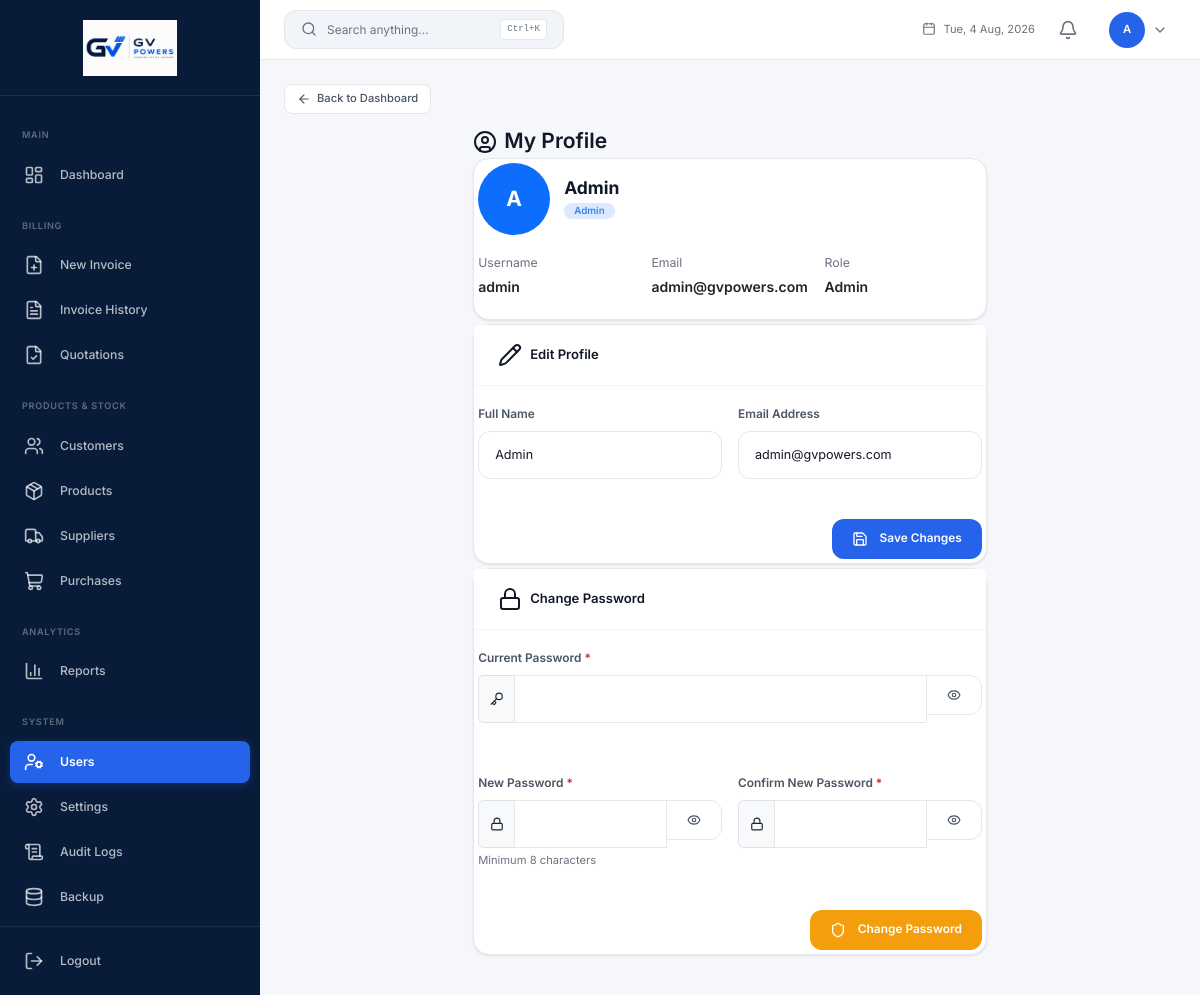
Screenshot of /profile (signed in) with the database file from the repository.
### app.py (models this page shows, shortened)
class User(UserMixin, db.Model):
    __tablename__ = 'users'
    id = db.Column(db.Integer, primary_key=True)
    username = db.Column(db.String(80), unique=True, nullable=False)
    email = db.Column(db.String(120), unique=True, nullable=False)
    password_hash = db.Column(db.String(256), nullable=False)
    full_name = db.Column(db.String(120), nullable=False)
    role = db.Column(db.String(20), default='staff')
    is_active = db.Column(db.Boolean, default=True)
    last_login = db.Column(db.DateTime)
    created_at = db.Column(db.DateTime, default=datetime.utcnow)
    updated_at = db.Column(db.DateTime, default=datetime.utcnow, onupdate=datetime.utcnow)
    @property
    def is_admin(self): return self.role == 'admin'

### app.py (the view)
@app.route('/profile', methods=['GET', 'POST'])
@login_required
def profile():
    user = db.session.get(User, current_user.id)
    if request.method == 'POST':
        user.full_name = request.form.get('full_name', user.full_name); user.email = request.form.get('email', user.email)
        pw = request.form.get('new_password', '').strip()
        if pw: user.set_password(pw)
        db.session.commit(); flash('Profile updated.', 'success'); return redirect(url_for('profile'))
    return render_template('admin/profile.html', user=user)

### app.py (called while the page is built)
def login_required(f):
    @wraps(f)
    def decorated(*args, **kwargs):
        if not current_user.is_authenticated: flash('Please log in.', 'warning'); return redirect(url_for('login'))
        return f(*args, **kwargs)
    return decorated

@app.before_request
def enforce_role_permissions():
    if not current_user.is_authenticated:
        return
    if current_user.is_admin:
        return
    ep = request.endpoint or ''
    if ep in SALES_ENDPOINTS or ep.startswith('static'):
        return
    flash('You do not have permission to access this page.', 'danger')
    return redirect(url_for('dashboard'))

### templates/admin/profile.html (shortened to what this page needs)
{% extends "layouts/admin_layout.html" %}
{% block back_link %}
<a href="{{ url_for('dashboard') }}" class="ih-back-link"><i data-lucide="arrow-left"></i> Back to Dashboard</a>
{% endblock %}
{% block content %}
<div class="row justify-content-center">
  <div class="col-lg-8 col-xl-7">
    <div class="d-flex align-items-center mb-4">
      <h4 class="mb-0"><i data-lucide="user-circle" class="me-2"></i>My Profile</h4>
    </div>
    <div class="card mb-4">
      <div class="card-body p-4">
        <div class="d-flex align-items-center mb-4">
          <div class="rounded-circle bg-primary d-flex align-items-center justify-content-center me-3" style="width:72px;height:72px;flex-shrink:0;">
            <span class="text-white fw-bold" style="font-size:1.5rem;">{{ (current_user.full_name or current_user.username)[0]|upper }}</span>
          </div>
          <div>
            <h5 class="fw-bold mb-0">{{ current_user.full_name or current_user.username }}</h5>
            <span class="badge badge-info mt-1">{{ current_user.role | capitalize }}</span>
          </div>
        </div>
        <div class="row g-3">
          <div class="col-sm-4">
            <small class="text-muted d-block mb-1">Username</small>
            <span class="fw-semibold">{{ current_user.username }}</span>
          </div>
          <div class="col-sm-4">
            <small class="text-muted d-block mb-1">Email</small>
            <span class="fw-semibold">{{ current_user.email or 'Not set' }}</span>
          </div>
          <div class="col-sm-4">
            <small class="text-muted d-block mb-1">Role</small>
            <span class="fw-semibold">{{ current_user.role | capitalize }}</span>
          </div>
        </div>
      </div>
    </div>
    <div class="card mb-4">
      <div class="card-header">
        <i data-lucide="pencil"></i>
        <span>Edit Profile</span>
      </div>
      <div class="card-body p-4">
        <form method="POST" action="{{ url_for('profile') }}">
          <div class="row g-3">
            <div class="col-md-6">
              <div class="form-group">
                <label class="form-label">Full Name</label>
                <input type="text" class="form-control" name="full_name" value="{{ current_user.full_name or '' }}" required>
              </div>
            </div>
            <div class="col-md-6">
              <div class="form-group">
                <label class="form-label">Email Address</label>
                <input type="email" class="form-control" name="email" value="{{ current_user.email or '' }}">
              </div>
            </div>
          </div>
          <div class="d-flex justify-content-end mt-4">
            <button type="submit" class="btn btn-primary">
              <i data-lucide="save" class="me-1"></i> Save Changes
            </button>
          </div>
        </form>
      </div>
    </div>
    <div class="card">
      <div class="card-header">
        <i data-lucide="lock"></i>
        <span>Change Password</span>
      </div>
      <div class="card-body p-4">
        <form method="POST" action="{{ url_for('profile') }}">
          <div class="row g-3">
            <div class="col-12">
              <div class="form-group">
                <label class="form-label">Current Password <span class="text-danger">*</span></label>
                <div class="input-group">
                  <span class="input-group-text"><i data-lucide="key" style="width:14px;height:14px;"></i></span>
                  <input type="password" class="form-control" name="current_password" id="currentPassword" required>
                  <button class="btn btn-outline-secondary" type="button" onclick="togglePw('currentPassword', this)">
                    <i data-lucide="eye" style="width:14px;height:14px;"></i>
                  </button>
                </div>
              </div>
            </div>
            <div class="col-md-6">
              <div class="form-group">
                <label class="form-label">New Password <span class="text-danger">*</span></label>
                <div class="input-group">
                  <span class="input-group-text"><i data-lucide="lock" style="width:14px;height:14px;"></i></span>
                  <input type="password" class="form-control" name="new_password" id="newPassword" required minlength="8">
                  <button class="btn btn-outline-secondary" type="button" onclick="togglePw('newPassword', this)">
                    <i data-lucide="eye" style="width:14px;height:14px;"></i>
                  </button>
                </div>
                <div class="form-text">Minimum 8 characters</div>
              </div>
            </div>
            <div class="col-md-6">
              <div class="form-group">
                <label class="form-label">Confirm New Password <span class="text-danger">*</span></label>
                <div class="input-group">
                  <span class="input-group-text"><i data-lucide="lock" style="width:14px;height:14px;"></i></span>
                  <input type="password" class="form-control" name="confirm_password" id="confirmPassword" required minlength="8">
                  <button class="btn btn-outline-secondary" type="button" onclick="togglePw('confirmPassword', this)">
                    <i data-lucide="eye" style="width:14px;height:14px;"></i>
                  </button>
                </div>
              </div>
            </div>
          </div>
          <div class="d-flex justify-content-end mt-4">
            <button type="submit" class="btn btn-warning" id="changePwBtn" onclick="return validatePasswords()">
              <i data-lucide="shield" class="me-1"></i> Change Password
            </button>
          </div>
        </form>
      </div>
    </div>
  </div>
</div>
{% endblock %}

### templates/layouts/admin_layout.html (shortened to what this page needs)
{% extends "base.html" %}
{% block body %}
<div class="app-wrapper">
    <aside class="sidebar" id="sidebar">
        <div class="sidebar-brand">
            <a href="{{ url_for('dashboard') }}" class="brand-icon-link">
                <img src="{{ url_for('static', filename='img/logo/img.png') }}" alt="GV Powers" class="brand-logo">
            </a>
        </div>
        <nav class="sidebar-nav">
            <div class="sidebar-section-title">Main</div>
            <a href="{{ url_for('dashboard') }}" class="nav-link {% if request.endpoint == 'dashboard' %}active{% endif %}" data-tooltip="Dashboard">
                <i data-lucide="layout-dashboard"></i>
                <span class="nav-text">Dashboard</span>
            </a>
            <div class="sidebar-section-title">Billing</div>
            <a href="{{ url_for('new_invoice') }}" class="nav-link {% if request.endpoint == 'new_invoice' %}active{% endif %}" data-tooltip="New Invoice">
                <i data-lucide="file-plus"></i>
                <span class="nav-text">New Invoice</span>
            </a>
            <a href="{{ url_for('invoice_history') }}" class="nav-link {% if request.endpoint == 'invoice_history' %}active{% endif %}" data-tooltip="Invoice History">
                <i data-lucide="file-text"></i>
                <span class="nav-text">Invoice History</span>
            </a>
            {% if current_user.is_admin %}
            <a href="{{ url_for('quotations_list') }}" class="nav-link {% if request.endpoint in ('quotations_list', 'new_quotation', 'quotation_preview') %}active{% endif %}" data-tooltip="Quotations">
                <i data-lucide="file-check"></i>
                <span class="nav-text">Quotations</span>
            </a>
            <div class="sidebar-section-title">Products &amp; Stock</div>
            <a href="{{ url_for('customers_list') }}" class="nav-link {% if request.endpoint in ('customers_list', 'customer_profile') %}active{% endif %}" data-tooltip="Customers">
                <i data-lucide="users"></i>
                <span class="nav-text">Customers</span>
            </a>
            <a href="{{ url_for('products_list') }}" class="nav-link " data-tooltip="Products">
                <i data-lucide="package"></i>
                <span class="nav-text">Products</span>
            </a>
            <a href="{{ url_for('suppliers_list') }}" class="nav-link {% if request.endpoint == 'suppliers_list' %}active{% endif %}" data-tooltip="Suppliers">
                <i data-lucide="truck"></i>
                <span class="nav-text">Suppliers</span>
            </a>
            <a href="{{ url_for('purchases_list') }}" class="nav-link {% if request.endpoint == 'purchases_list' %}active{% endif %}" data-tooltip="Purchases">
                <i data-lucide="shopping-cart"></i>
                <span class="nav-text">Purchases</span>
            </a>
            <div class="sidebar-section-title">Analytics</div>
            <a href="{{ url_for('reports_page') }}" class="nav-link {% if request.endpoint and 'report' in request.endpoint %}active{% endif %}" data-tooltip="Reports">
                <i data-lucide="bar-chart-3"></i>
                <span class="nav-text">Reports</span>
            </a>
            <div class="sidebar-section-title">System</div>
            <a href="{{ url_for('users_list') }}" class="nav-link {% if request.endpoint in ('users_list', 'profile') %}active{% endif %}" data-tooltip="Users">
                <i data-lucide="user-cog"></i>
                <span class="nav-text">Users</span>
            </a>
            <a href="{{ url_for('settings_page') }}" class="nav-link {% if request.endpoint == 'settings_page' %}active{% endif %}" data-tooltip="Settings">
                <i data-lucide="settings"></i>
                <span class="nav-text">Settings</span>
            </a>
            <a href="{{ url_for('audit_logs') }}" class="nav-link {% if request.endpoint == 'audit_logs' %}active{% endif %}" data-tooltip="Audit Logs">
                <i data-lucide="scroll-text"></i>
                <span class="nav-text">Audit Logs</span>
            </a>
            <a href="{{ url_for('backup_page') }}" class="nav-link {% if request.endpoint == 'backup_page' %}active{% endif %}" data-tooltip="Backup">
                <i data-lucide="database"></i>
                <span class="nav-text">Backup</span>
            </a>
            {% endif %}
        </nav>
        <div class="sidebar-footer">
            <form action="{{ url_for('logout') }}" method="POST" class="d-inline">
                <button type="submit" class="nav-link btn btn-link text-start w-100" data-tooltip="Logout">
                    <i data-lucide="log-out"></i><span class="nav-text">Logout</span>
                </button>
            </form>
        </div>
    </aside>
    <div class="main-content">
        <header class="top-navbar">
            <button class="search-trigger" onclick="openSearch()" type="button">
                <i data-lucide="search" style="width:16px;height:16px;"></i>
                <span class="search-label">Search anything...</span>
                <kbd>Ctrl+K</kbd>
            </button>
            <div class="navbar-date">
                <i data-lucide="calendar" style="width:14px;height:14px;"></i>
                <span id="navDateDisplay"></span>
            </div>
            <div class="dropdown erp-menu" id="notificationBell" data-erp-menu>
                <button class="btn btn-link text-decoration-none position-relative p-1 erp-menu__trigger" data-erp-trigger aria-expanded="false" style="height:34px;width:34px;border-radius:10px;">
                    <i data-lucide="bell" style="width:20px;height:20px;color:var(--text-muted);"></i>
                </button>
            </div>
            <div class="dropdown erp-menu" data-erp-menu>
                <button class="user-dropdown erp-menu__trigger" data-erp-trigger aria-expanded="false" style="gap:.5rem;height:auto;width:auto;border-radius:12px;padding:.35rem .5rem;border:1px solid transparent;">
                    <div class="user-avatar">{{ current_user.full_name[0] }}</div>
                    <i data-lucide="chevron-down" style="width:16px;height:16px;color:var(--text-muted);"></i>
                </button>
            </div>
        </header>
        <div class="page-content">
            {% block back_link %}{% endblock %}
            {% block content %}{% endblock %}
        </div>
    </div>
</div>
{% endblock %}

### static/css/erp-menu.css (style rules this page uses)
.erp-menu { position: relative; display: inline-flex; }
.erp-menu__trigger { width: 34px; height: 34px; border-radius: 10px; display: inline-flex; align-items: center; justify-content: center; border: 1px solid transparent; background: transparent; color: var(--text-muted, #6b7280); cursor: pointer; transition: background .15s, color .15s, border-color .15s, transform .1s; flex-shrink: 0; }

### rows the page displays
User: full_name "A", full_name "Admin", role "Admin", username "admin", email "admin@gvpowers.com"
